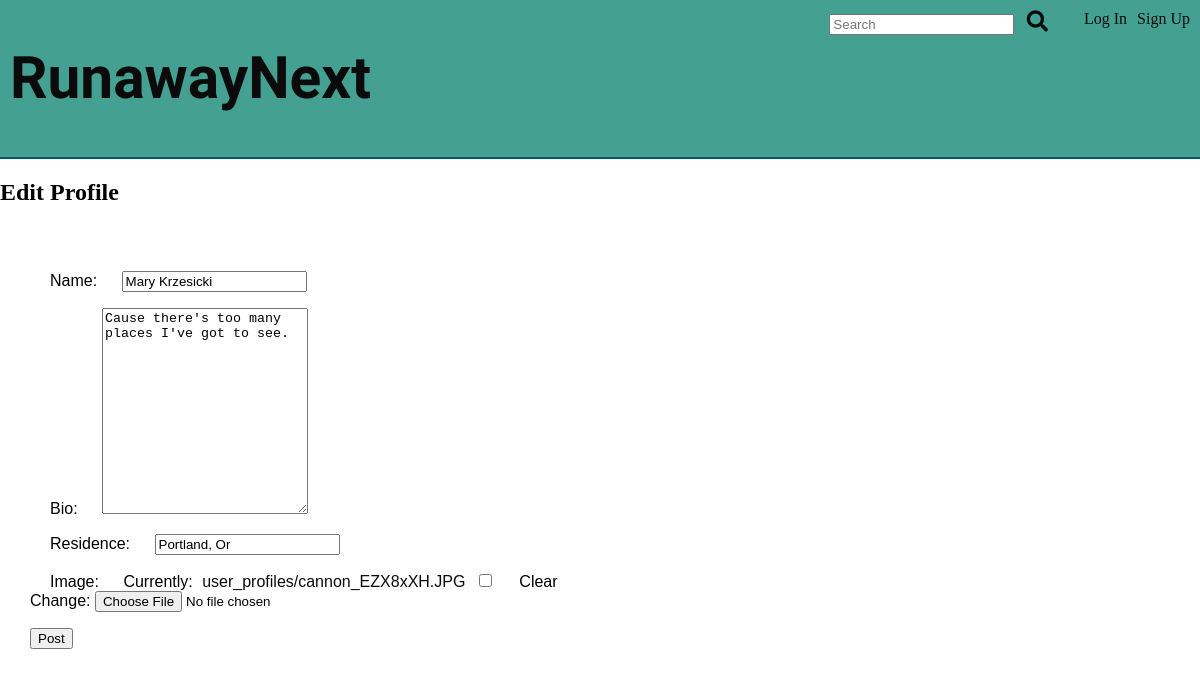
Page /mkat90/edit/ on the committed database.
### runaway/models.py (models this page shows, shortened)
class UserProfile(models.Model):
    user=models.OneToOneField(User, on_delete=models.CASCADE)
    name=models.CharField(max_length=50, blank=True)
    bio=models.TextField(max_length=150, blank=True)
    residence=models.CharField(max_length=100, blank=True)
    image=models.ImageField(upload_to='user_profiles', blank=True)

### profiles/views.py (the view, shortened to what this page needs)
# urls.py: path('<str:username>/edit/', views.EditUserProfileView.as_view(), name='edit_profile'),
class EditUserProfileView(UpdateView):
    model = UserProfile
    form_class = UserProfileForm
    template_name = 'edit_profile.html'
    def get_object(self):
        user= get_object_or_404(User, username=self.kwargs.get('username'))
        return user.userprofile

### profiles/forms.py (shortened to what this page needs)
class UserProfileForm(forms.ModelForm):
    class Meta:
        model = UserProfile
        fields = ('name', 'bio', 'residence', 'image')

### runaway/templates/edit_profile.html (shortened to what this page needs)
{% extends 'base.html' %}
{% block content %}
<div>
  <h2>Edit Profile</h2>
  <form action="" method='post' enctype="multipart/form-data">
  {{ form.as_p}}
  <input type="submit" value="Post">
  </form>
</div>
{% endblock content %}

### runaway/static/css/style.css (style rules this page uses)
a { padding:5px; text-decoration: none; color: rgb(12, 11, 11); }
label { margin:20px; }
form { padding: 30px; }
textarea { width: 200px; height: 200px; }
p { font-family: 'Noto Sans HK', sans-serif; font-size: 12pt; }
body { background-color: white; margin: 0px; }

### rows in the picture
UserProfile: name "Mary Krzesicki", bio "Cause there's too many places I've got to see.", residence "Portland, Or"
